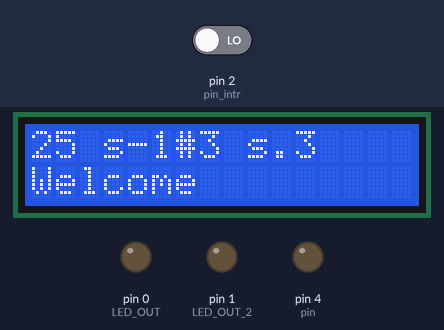
Simulated run of this sketch. Board: Arduino Uno, built with avr-gcc and run on an emulated ATmega328P. Parts: 16×2 character LCD, output pins drawn as LEDs (lit = HIGH). The inputs (shaded band) are chosen by the test bench; at power-on: pin 2 (pin_intr) LOW.

Above: at 0.2 s.
At 1.6 s:
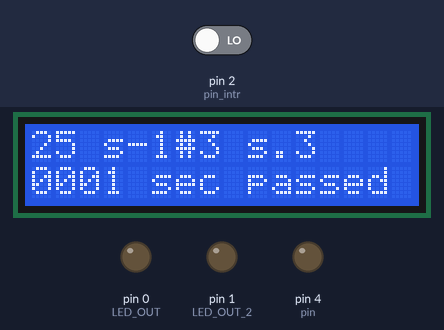
1.7 s: pin 2 (pin_intr) driven HIGH
At 2.8 s:
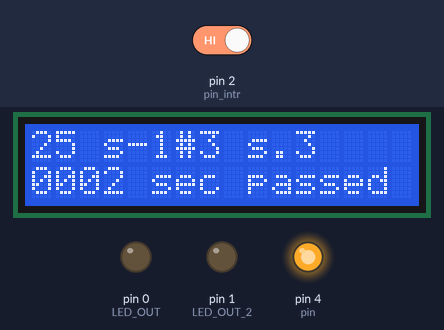
Timing chart, 0 to 4.7 s (numbered marks = the images above; inputs shaded):
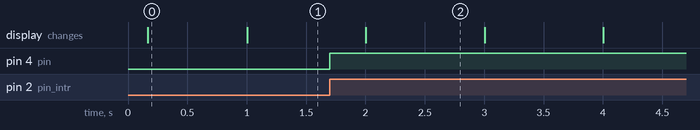

Measured:
- after the input at 1.7 s, pin 4 (pin): LOW → HIGH at once
- what the display in image 0 shows lasts 0.8 s, from 0.2 s to 1.0 s
- what the display in image 2 shows lasts 1.0 s, from 2.0 s to 3.0 s

The sketch:

D-25_ARD__Interrupt.ino
```cpp
/*
 * 2016/03/24 13:23:51
 *
 */

// Toggle LED on pin 13 each second
#include <MsTimer2.h>
#include <LiquidCrystal.h>

char* id = "25 s-1#3 s.3";
char* msg = "Welcome";

LiquidCrystal lcd(7,8,9,10,11,12,13);

/*
 * I/O
 */
int LED_OUT = 0;
int LED_OUT_2 = 1;

//int INTERVAL = 1000;
int INTERVAL = 1;
//int INTERVAL = 100;


char num_s[4];

char line_2[16];

//int count = 0;
//char count = 230;
//char count = 110;
//unsigned char count = 240;
int count = 0;

int total = 0;

volatile boolean sec_1 = LOW;

static boolean output = HIGH;

//ref http://play-arduino.up.seesaa.net/image/dd22_attachinterrupt_rising.txt
int pin = 4;  // LED out
volatile int state = LOW;
int swState;

volatile boolean intr = LOW;

int pin_intr = 2;    // interrupt

/*
 * funcs
 *
 */
void flash() {
//  static boolean output = HIGH;

//  // LED on/off
//  if (count % 10 == 0) {
//
//      digitalWrite(LED_OUT, output);
//
//      output = !output;
//
//  }
//  digitalWrite(LED_OUT, output);
//
//  output = !output;

  // display
//  count += 10;
  count += 1;
//  count ++;

  // reset count
  if (count > 999) {    // 1 sec passed

    count = 0;

    // count up: total
    total ++;

    // flag
    sec_1 = HIGH;

  }

}

void setup() {
  pinMode(LED_OUT, OUTPUT);

  pinMode(LED_OUT_2, OUTPUT);

  // timer
  _setup__Timer();

//  MsTimer2::set(INTERVAL, flash); // 500ms period　←500ミリ秒おきにflash関数の実行を指定
//  MsTimer2::start();

  // LCD
  _setup__LCD();

  //
  pinMode(pin, OUTPUT);
  pinMode(pin_intr, INPUT);

  attachInterrupt(0, blink, RISING);

}

void _setup__Timer() {

    MsTimer2::set(INTERVAL, flash); // 500ms period　←500ミリ秒おきにflash関数の実行を指定
    MsTimer2::start();

}

void _setup__LCD() {

  lcd.begin(16, 2);//16x2桁

  delay(100);
  lcd.clear();

//  lcd.print("D-24 s-1#1.3-1");
  lcd.print(id);
  lcd.setCursor(0,1);
//  lcd.print("welcome");
  lcd.print(msg);


}

void blink()
{

  state = !state;

  // flags
  intr = HIGH;

}

void loop() {

  //ref sprintf https://liudr.wordpress.com/2012/01/16/sprintf/
  lcd.setCursor(0,1);

//  sprintf(line_2, "%s %04d", "counting ", count);
  if (sec_1 == HIGH) {

    sec_1 = LOW;

    sprintf(line_2, "%04d sec passed", total);

  }
//  sprintf(line_2, "%s %03d", "counting ", count);

  lcd.print(line_2);

  // interrupt
  if (intr == HIGH) {

    intr = LOW;

    digitalWrite(pin, state);

  }

}
```
